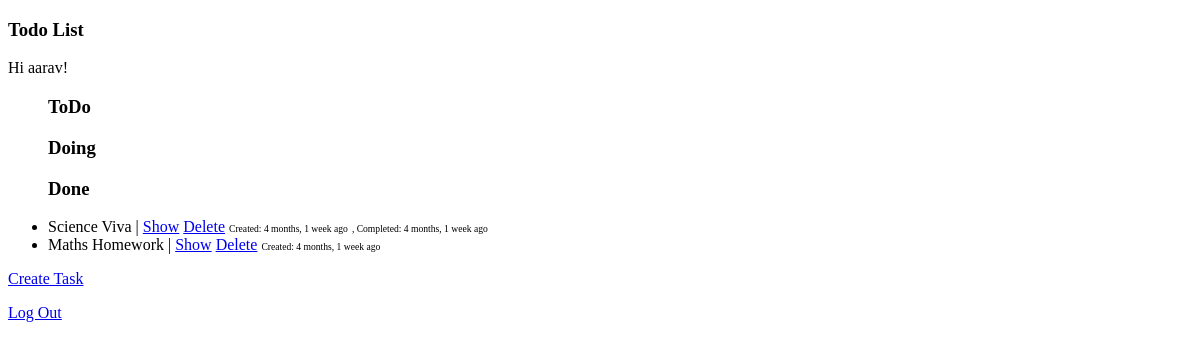
The app's page /tasks/ (signed in), older data.
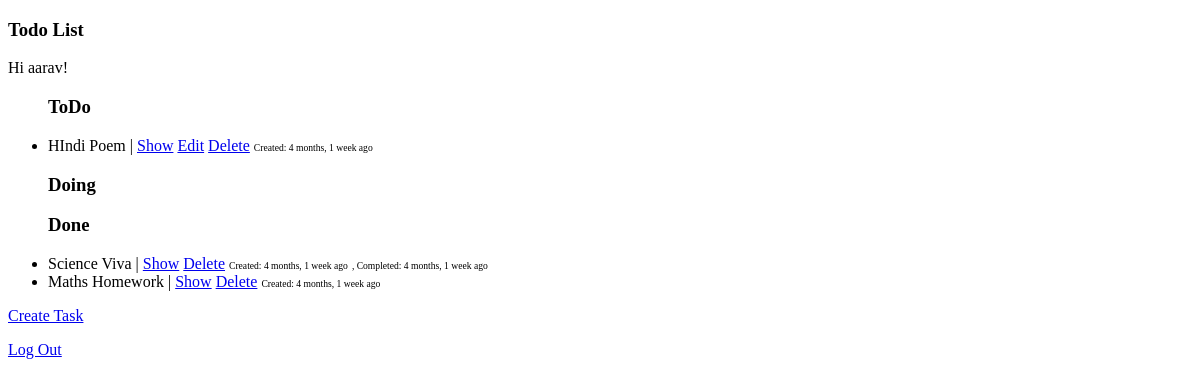
The same page, newer data.
### todoapp/models.py (models this page shows, shortened)
class Task(models.Model):
    user = models.ForeignKey(User, on_delete=models.CASCADE,null=True, blank=True, default=get_admin_user)
    title = models.CharField(max_length=255)
    description = models.TextField()
    stage_choices = [
        ('todo', 'Todo'),
        ('doing', 'Doing'),
        ('done', 'Done'),
    ]
    stage = models.CharField(max_length=10, choices=stage_choices, default='todo')
    created_at = models.DateTimeField(auto_now_add=True)
    completed_at = models.DateTimeField(null=True, blank=True)

### todoapp/views.py (the view)
# urls.py: path('', TaskListView.as_view(), name='task-list'),
class TaskListView(ListView):
    logging.info(f"Tasklist View Home Page")
    model = Task
    template_name = 'task_list.html'
    ordering=['-id']
    def get_queryset(self):
        if self.request.user.is_authenticated:
            logging.info(f"User ${self.request.user} is Authenticated  ")
            return Task.objects.filter(user=self.request.user).order_by('-id')
        else:
            logging.info(f"User is not authenticated  ")
            return Task.objects.none()

### todoapp/templates/task_list.html (shortened to what this page needs)
{% extends 'base.html' %}
{% block content %}
{% if user.is_authenticated %}
  <h3>Todo List</h3>
  Hi {{ user.username }}!
  <ul>
    <h3><strong>ToDo</strong></h3>
    {% for task in object_list %}
      {% if task.stage == 'todo' %}
        <li>
          {{ task.title }} |
          <a href="{% url 'task-detail' task.pk %}">Show</a>
          <a href="{% url 'task-update' task.pk %}">Edit</a>
          <a href="{% url 'task-delete' task.pk %}">Delete</a>
          <small style="font-size: 60%;">Created: {{ task.created_at|timesince }} ago</small>
        </li>
      {% endif %}
    {% endfor %}
    </ul>
    <ul>
      <h3><strong>Doing</strong></h3>
    </ul>
    <ul>
      <h3><strong>Done</strong></h3>
    {% for task in object_list %}
      {% if task.stage == 'done' %}
        <li>
          {{ task.title }} |
          <a href="{% url 'task-detail' task.pk %}">Show</a>
          <a href="{% url 'task-delete' task.pk %}">Delete</a>
          <small style="font-size: 60%;">Created: {{ task.created_at|timesince }} ago</small>
          {% if task.completed_at %}
          <small style="font-size: 60%;"> , Completed: {{ task.completed_at|timesince }} ago</small>
          {% endif %}
        </li>
      {% endif %}
    {% endfor %}
  </ul>
  <a href="{% url 'task-create' %}">Create Task</a><br>
  <p><a href="/tasks/logout/">Log Out</a></p>
{% endif %}
{% endblock %}

Row changes from the older to the newer data that the page shows:
added Task: title "HIndi Poem", created_at "4 months, 1 week", shown under "ToDo"
